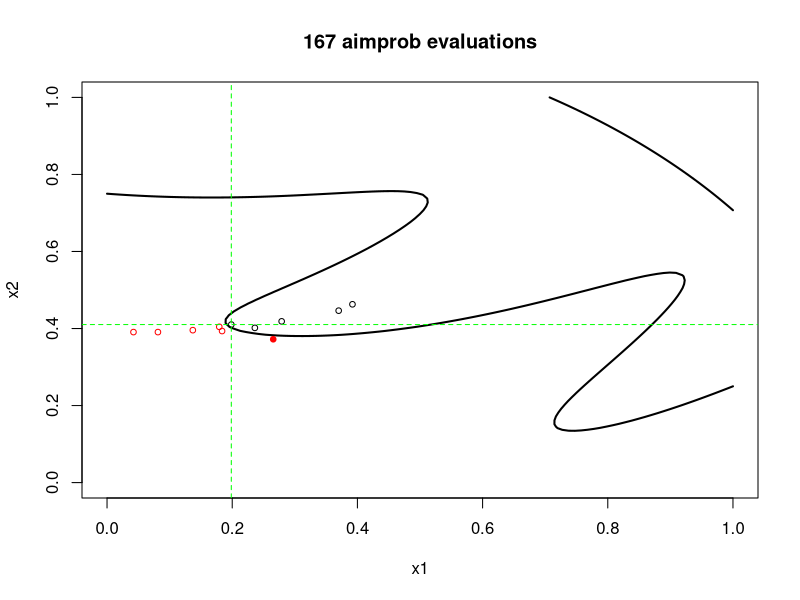
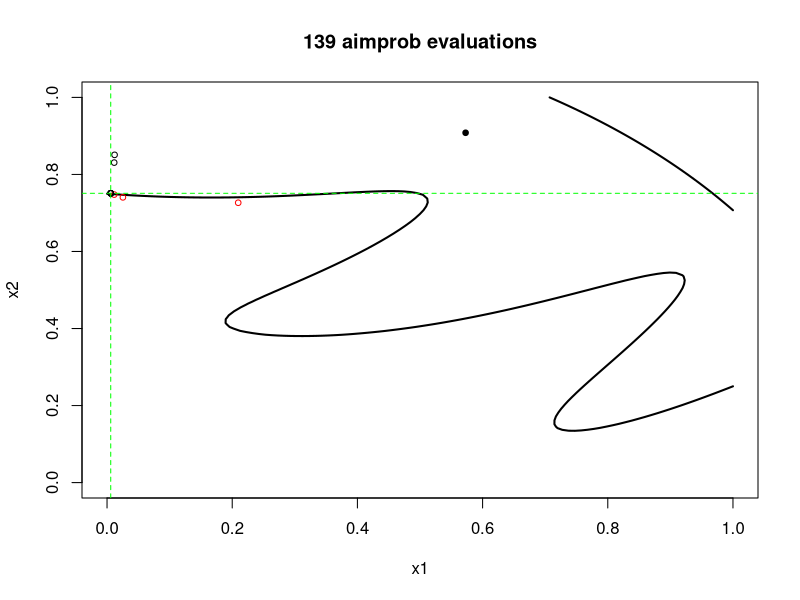
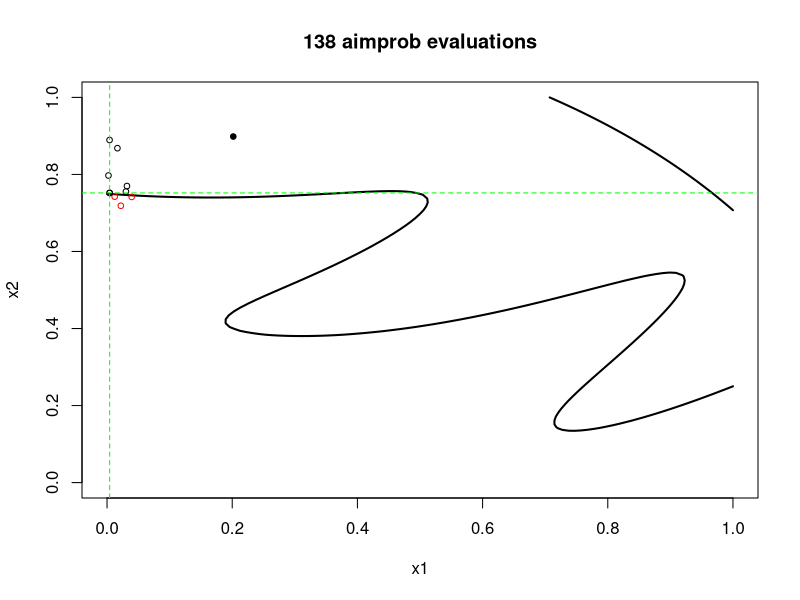
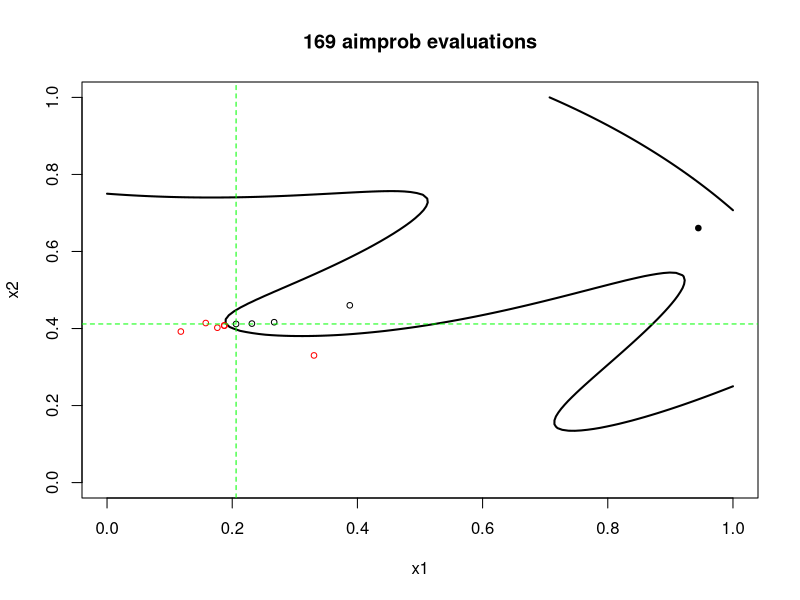
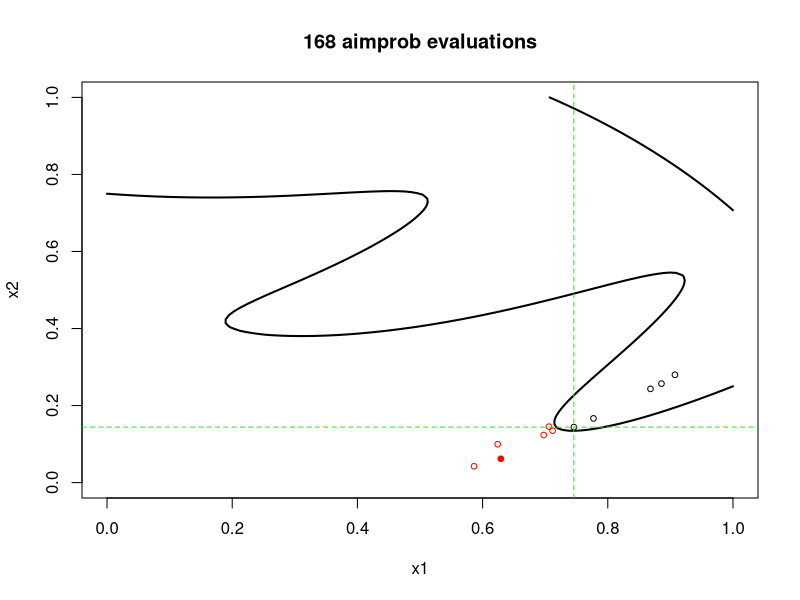
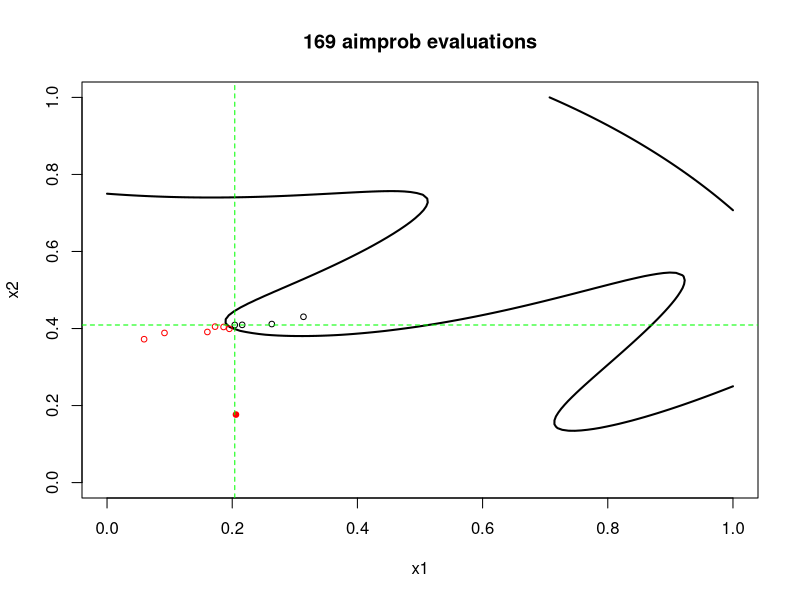
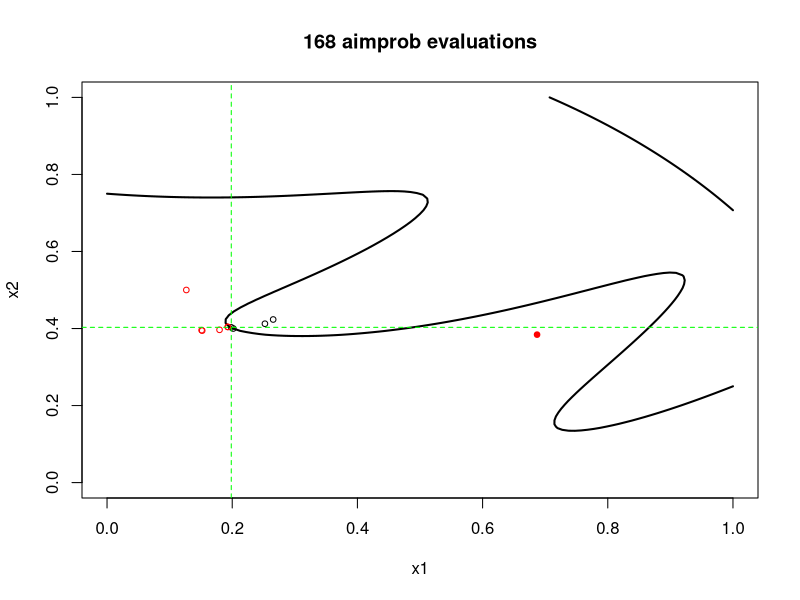
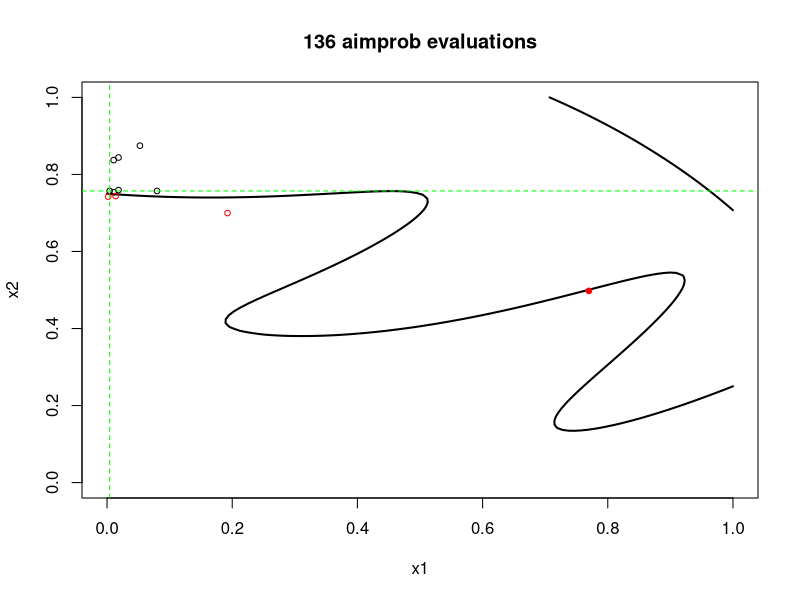

Source code (R) for these figures, in order: (Note: a time limit stopped this script after it produced the figures.)
set.seed(1)
graphics.off()

## aimprob:
##
## evaulate 2-d test problem returning objective and constraints

aimprob <- function(x)
{
  f <- sum(x)
  c1 <- 1.5 - x[1] - 2*x[2] - 0.5*sin(2*pi*(x[1]^2 - 2*x[2]))
  c2 <- x[1]^2 + x[2]^2-1.5
  return(list(obj=f, c=c(c1,c2)))
}

## aimprob.AL:
##
## augmented Lagrangian version

aimprob.AL <- function(x, B, lambda, rho)
{
	if(any(x < B[,1]) | any(x > B[,2])) return(Inf)
	fc <- aimprob(x)
	al <- fc$obj + lambda %*% fc$c + rep(1/(2*rho), 2) %*% pmax(0, fc$c)^2
	evals <<- evals + 1
	return(al) 
}

## bounding box
B <- matrix(c(rep(0,2),rep(1,2)),ncol=2)

## multiple restarts
while(1) {

## keep track of number of aimprob evaluations
evals <- 0

## initial AL values
lambda <- rep(0, ncol(B))
rho <- 1/2

## set up a plot
plot(0, 0, type="n", xlim=B[1,], ylim=B[2,], xlab="x1", ylab="x2")
x <- seq(0,1, length=100)
X <- expand.grid(x, x)
c1 <- 1.5 - X[,1] - 2*X[,2] - 0.5*sin(2*pi*(X[,1]^2 - 2*X[,2]))
contour(x, x, matrix(c1, ncol=length(x)), nlevels=1, levels=0, 
	drawlabels=FALSE, add=TRUE, lwd=2)
c2 <- X[,1]^2 + X[,2]^2 - 1.5
contour(x, x, matrix(c2, ncol=length(x)), nlevels=1, levels=0, 
	drawlabels=FALSE, add=TRUE, lwd=2)

## random starting point
start <- runif(2)
fc <- aimprob(start)

## add starting point to plot
points(start[1], start[2], cex=0.75, pch=19,
	col={if(all(fc$c <= 0)) "black" else "red"})	
readline("press RETURN to continue: ")

## for keeping track of best
best.obj <- Inf
best <- NULL

## iterations of Augmented Lagrangian
for(i in 1:10) {

	## solve sub-problem
	out <- optim(start, aimprob.AL, control=list(maxit=15),
		B=B, lambda=lambda, rho=rho)

	## extract x^* that was found, and plot progress
	start <- out$par
	fc <- aimprob(start)
	points(start[1], start[2], cex=0.75, 
		col={if(all(fc$c <= 0)) "black" else "red"})
	readline("press RETURN to continue: ")

	## check if new best valid
	if(all(fc$c <= 0) && fc$obj < best.obj) {
		best.obj <- fc$obj
		best <- start
	}

	## update augmented Lagrangian
	lambda <- pmax(0, lambda + (1/rho)*fc$c)
	if(any(fc$c > 0)) rho = rho/2
}

## put cross-hairs on the best
abline(v=best[1], col="green", lty=2)
abline(h=best[2], col="green", lty=2)
## total number of evaluations
title(paste(evals, "aimprob evaluations"))

## repeat?
readline("demo done; press RETURN to repeat: ")
}
